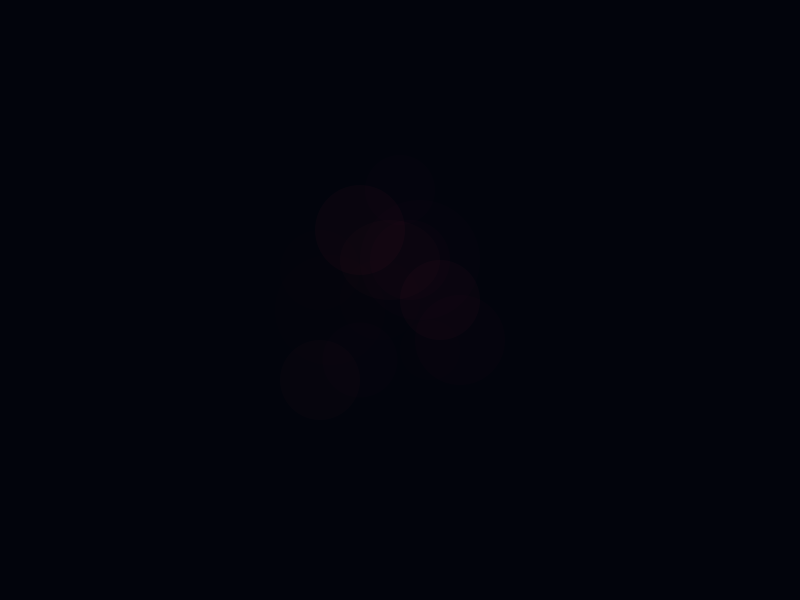
Frame 1 (no input)
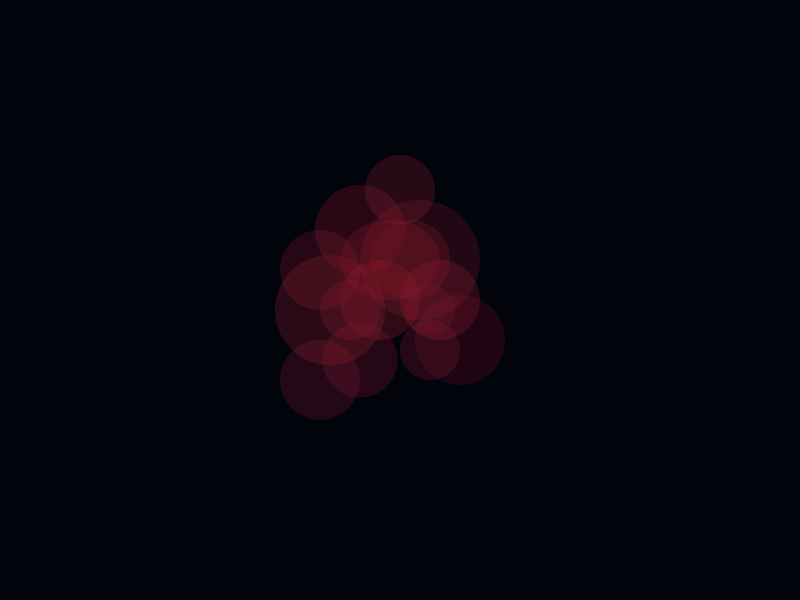
Frame 60 (the mouse pressed at the canvas centre just before this capture)
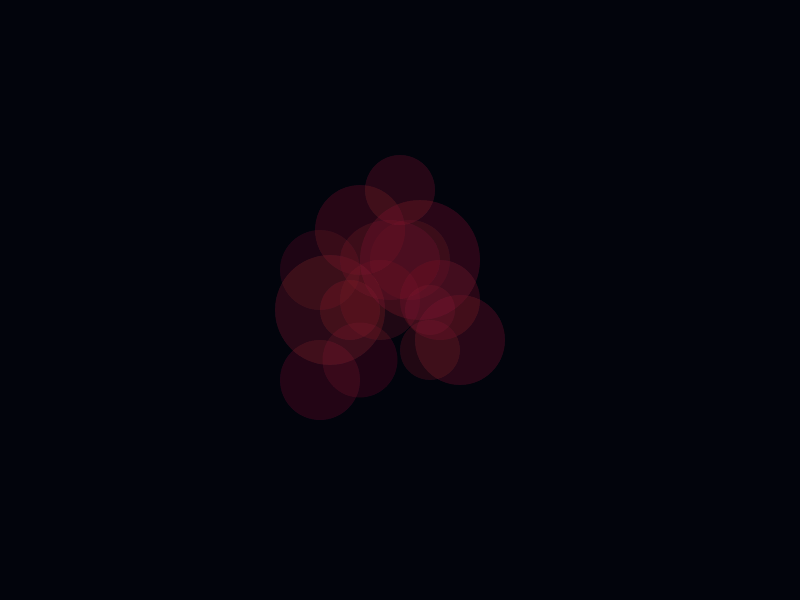
Frame 120 (the mouse held since frame 60 and released just before this capture)

The Processing sketch that drew these frames (run headless with seeded random() and noise(); from frame 60 on, the mouse is pressed at the canvas centre):

// Processing sketch: processing_63818
// ── processing_63818.pde

int d = 60;


void setup () {
  size(800,600);
  frameRate(12);
  noStroke();
  smooth();
  background(2,4,12);
 
  
}

void draw(){
  fill(2,4,12,random(8,30));
  rect(0,0,width,height);
  fill(189,30,55,random(10));
  ellipse (380,300,80,80);
  fill(189,30,55,random(10));
  ellipse (360,230,90,90);
  fill(189,30,55,random(10));
  ellipse (430,350,60,60);
  fill(189,30,55,random(10));
  ellipse (440,300,80,80);
  fill(189,30,55,random(10));
  ellipse (400,190,70,70);
  fill(189,30,55,random(10));
  ellipse (410,260,80,80);
  fill(189,30,55,random(10));
  ellipse (390,260,100,80);
  fill(189,30,55,random(10));
  ellipse (420,260,120,120);
  fill(189,30,55,random(10));
  ellipse (430,310,50,50);
  fill(189,30,55,random(10));
  ellipse (330,310,110,110);
  fill(189,30,55,random(10));
  ellipse (350,310,60,60);
  fill(189,30,55,random(10));
  ellipse (360,360,75,75);
  fill(189,30,55,random(10));
  ellipse (460,340,90,90);
  fill(189,30,55,random(10));
  ellipse (320,380,80,80);
  fill(189,30,55,random(10));
  ellipse (320,270,80,80);
}
